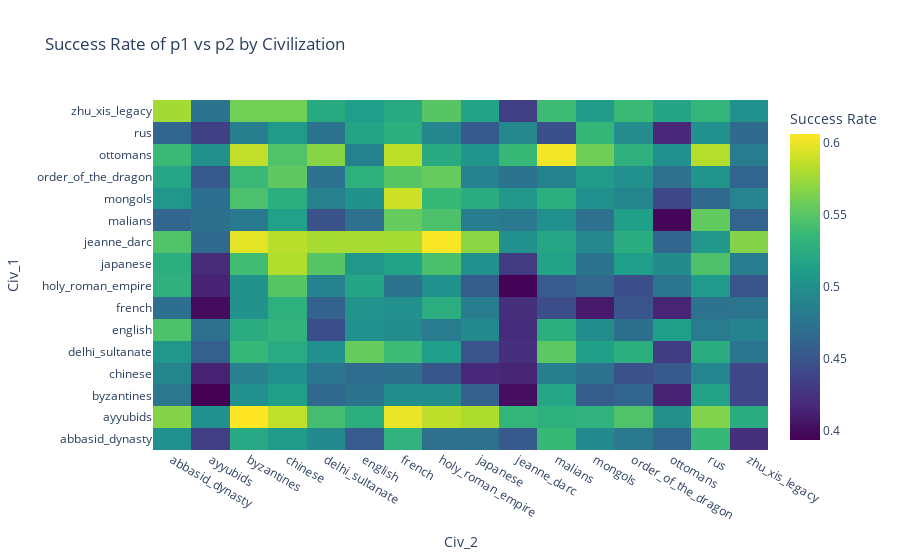

Notebook code for this chart:
### Code cell
# Create a heatmap
fig = go.Figure(data=go.Heatmap(
    z=success_rate.values,
    x=success_rate.columns,
    y=success_rate.index,
    colorscale='Viridis',
    colorbar=dict(title='Success Rate'),
))

# Customize layout
fig.update_layout(
    title='Success Rate of p1 vs p2 by Civilization',
    xaxis_title='Civ_2',
    yaxis_title='Civ_1',
)

# Show the plot
fig.show()

### Figure 1 — Plotly figure (JSON) as saved in the notebook; plotly's stock layout.template omitted (floating-point values rounded to 4 significant figures; data arrays with more than 128 entries replaced by an {"elided": "..."} marker saying what was removed)
{"data": [{"colorbar": {"title": {"text": "Success Rate"}}, "colorscale": [[0, "#440154"], [0.1111, "#482878"], [0.2222, "#3e4989"], [0.3333, "#31688e"], [0.4444, "#26828e"], [0.5556, "#1f9e89"], [0.6667, "#35b779"], [0.7778, "#6ece58"], [0.8889, "#b5de2b"], [1, "#fde725"]], "type": "heatmap", "x": ["abbasid_dynasty", "ayyubids", "byzantines", "chinese", "delhi_sultanate", "english", "french", "holy_roman_empire", "japanese", "jeanne_darc", "malians", "mongols", "order_of_the_dragon", "ottomans", "rus", "zhu_xis_legacy"], "y": ["abbasid_dynasty", "ayyubids", "byzantines", "chinese", "delhi_sultanate", "english", "french", "holy_roman_empire", "japanese", "jeanne_darc", "malians", "mongols", "order_of_the_dragon", "ottomans", "rus", "zhu_xis_legacy"], "z": {"elided": "16x16 float values"}}], "layout": {"title": {"text": "Success Rate of p1 vs p2 by Civilization"}, "xaxis": {"title": {"text": "Civ_2"}}, "yaxis": {"title": {"text": "Civ_1"}}}}
